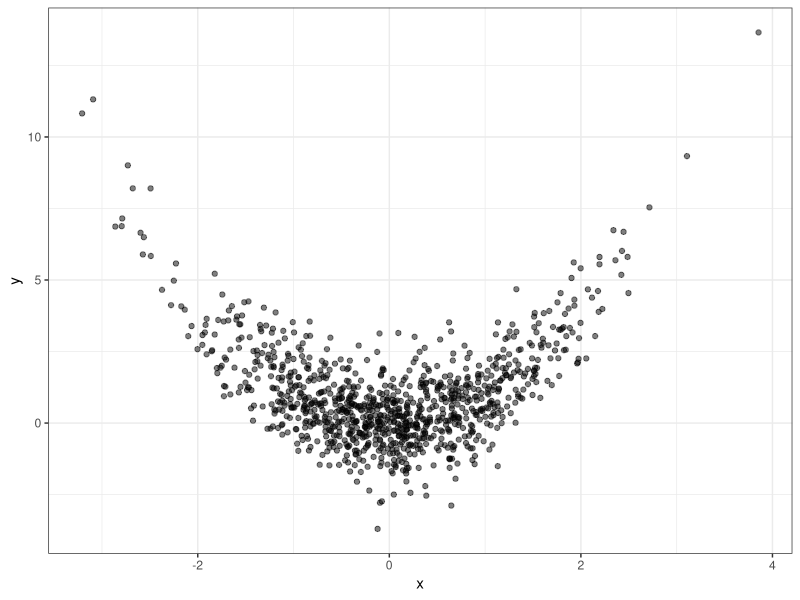
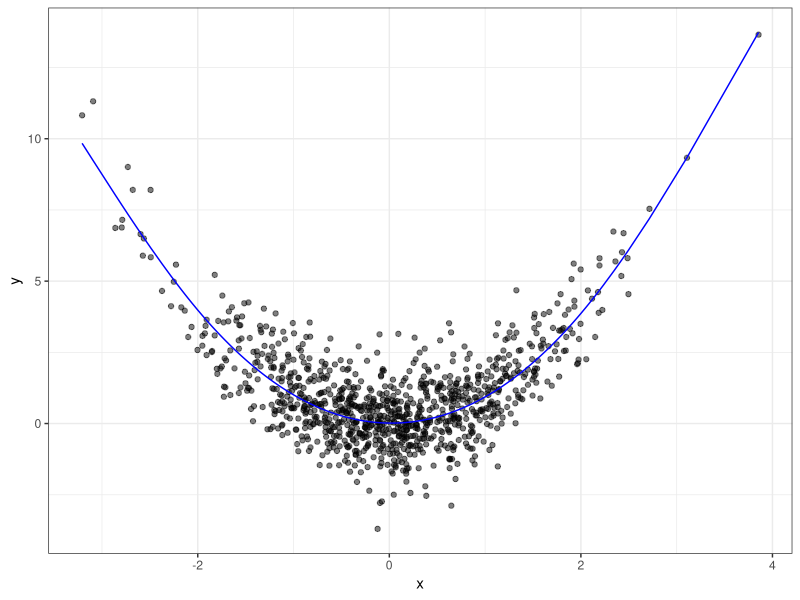
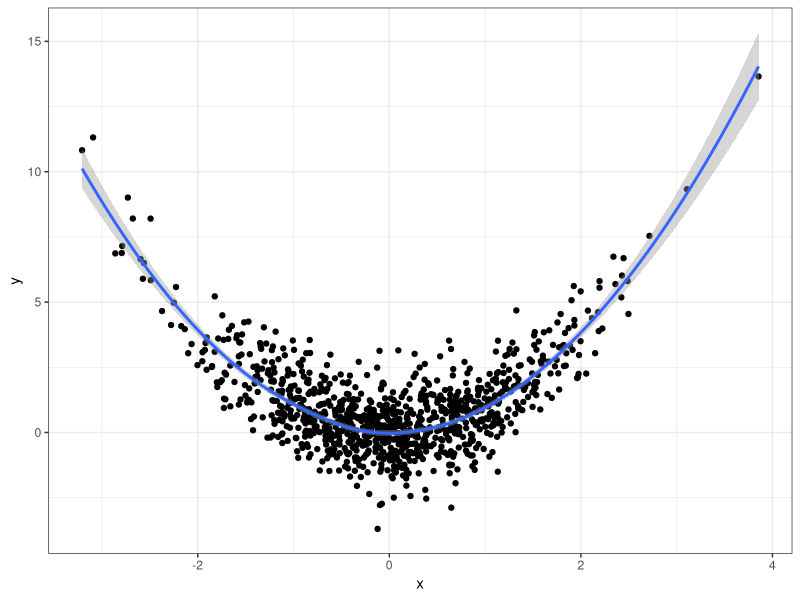
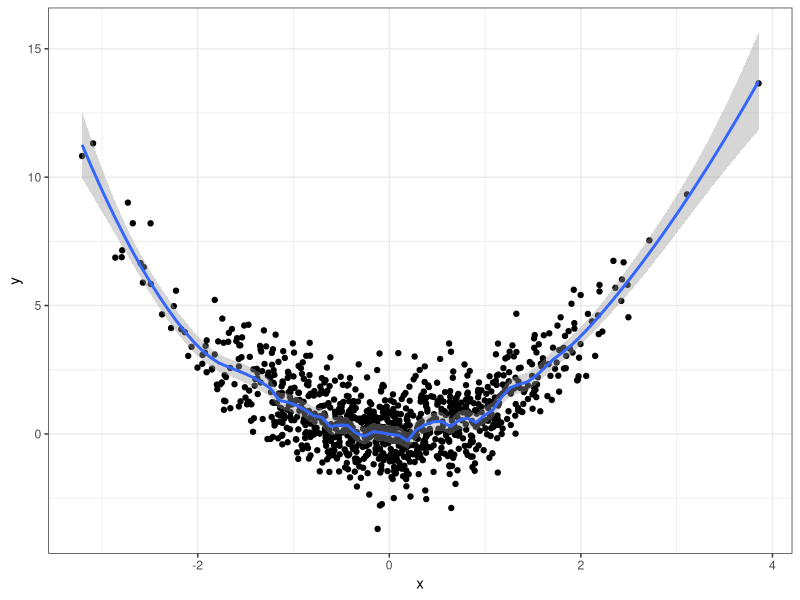
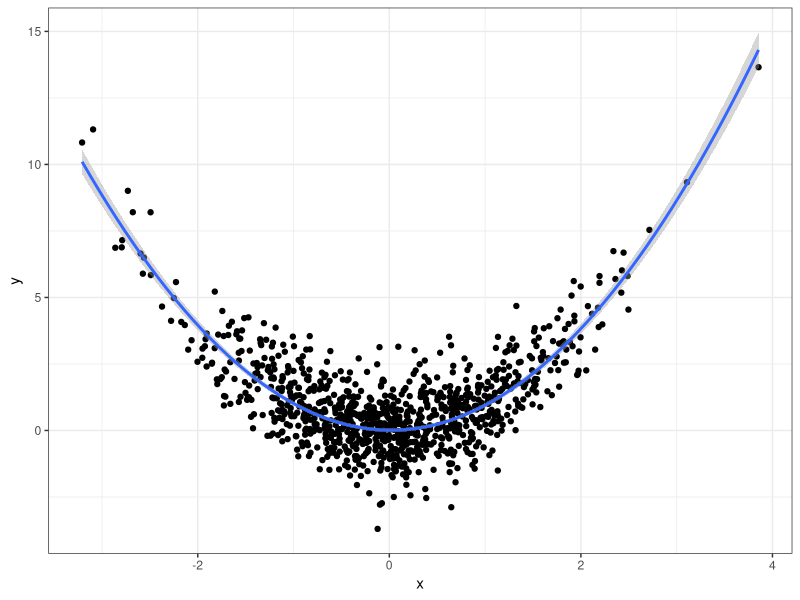
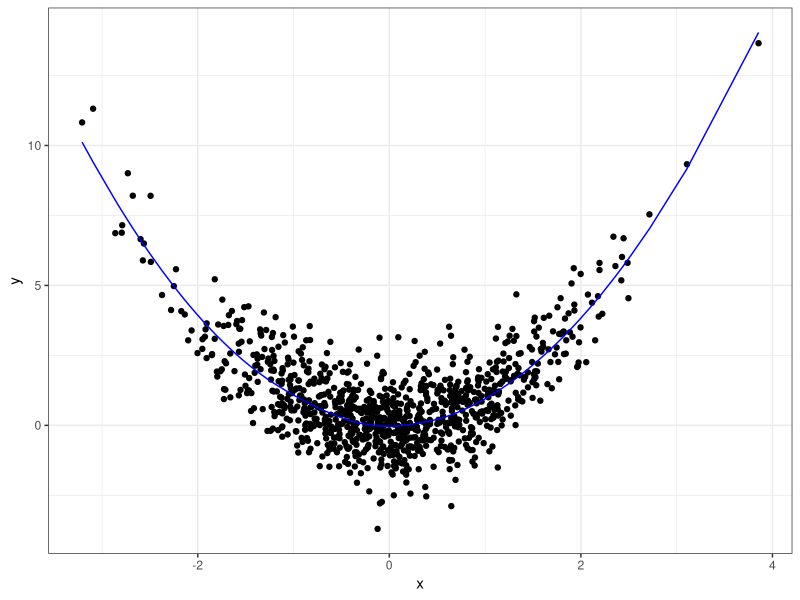

These figures' R source, in order:
## ---- chunk 1
library(ggplot2)
x <- rnorm(1000)
y <- x^2 + rnorm(1000)
qplot(x, y, alpha=I(0.5)) + theme_bw()
## ---- chunk 2
library(splines)
x2 <- ns(x, knots=c(-2, 0, 2))
## ---- chunk 3
fit <- lm(y ~ x2)
qplot(x, y, alpha=I(0.5)) +
    geom_line(data=data.frame(x=x, y=predict(fit)), 
              mapping=aes(x, y), colour="blue") + 
    theme_bw()
## ---- chunk 4
qplot(x, y) +
    geom_smooth(method="loess") + 
    theme_bw()
## ---- chunk 5
qplot(x, y) +
    geom_smooth(method="loess", span=0.1) +
    theme_bw()
## ---- chunk 6
qplot(x, y) +
    geom_smooth(method="lm", formula=y~x+I(x^2)) + 
    theme_bw()
## ---- chunk 7
(fit <- loess(y ~ x))
## ---- chunk 8
yhat <- predict(fit)
qplot(x, y) +
    geom_line(data=data.frame(x=x, y=yhat), mapping=aes(x, y), 
              colour="blue") + 
    theme_bw()
